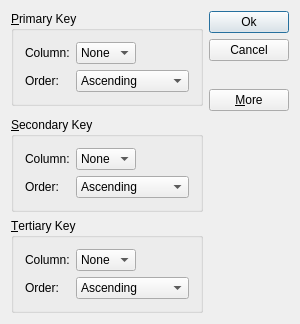
<?xml version="1.0" encoding="UTF-8"?>
<ui version="4.0">
 <class>sort_bridge</class>
 <widget class="QDialog" name="sort_bridge">
  <property name="geometry">
   <rect>
    <x>0</x>
    <y>0</y>
    <width>300</width>
    <height>324</height>
   </rect>
  </property>
  <property name="windowTitle">
   <string>Sort</string>
  </property>
  <layout class="QGridLayout" name="gridLayout_4">
   <item row="1" column="0">
    <spacer name="verticalSpacer_2">
     <property name="orientation">
      <enum>Qt::Vertical</enum>
     </property>
     <property name="sizeHint" stdset="0">
      <size>
       <width>20</width>
       <height>0</height>
      </size>
     </property>
    </spacer>
   </item>
   <item row="0" column="1" rowspan="2">
    <layout class="QVBoxLayout" name="verticalLayout">
     <item>
      <widget class="QPushButton" name="okButton">
       <property name="text">
        <string>Ok</string>
       </property>
       <property name="default">
        <bool>true</bool>
       </property>
      </widget>
     </item>
     <item>
      <widget class="QPushButton" name="cancelButton">
       <property name="text">
        <string>Cancel</string>
       </property>
      </widget>
     </item>
     <item>
      <spacer name="verticalSpacer">
       <property name="orientation">
        <enum>Qt::Vertical</enum>
       </property>
       <property name="sizeHint" stdset="0">
        <size>
         <width>20</width>
         <height>0</height>
        </size>
       </property>
      </spacer>
     </item>
     <item>
      <widget class="QPushButton" name="moreButton">
       <property name="text">
        <string>&amp;More</string>
       </property>
       <property name="checkable">
        <bool>true</bool>
       </property>
      </widget>
     </item>
    </layout>
   </item>
   <item row="0" column="0">
    <widget class="QGroupBox" name="primaryGroupBox">
     <property name="title">
      <string>&amp;Primary Key</string>
     </property>
     <layout class="QGridLayout" name="gridLayout">
      <item row="0" column="0">
       <widget class="QLabel" name="label">
        <property name="text">
         <string>Column:</string>
        </property>
       </widget>
      </item>
      <item row="0" column="1">
       <widget class="QComboBox" name="primaryColumnCombo">
        <item>
         <property name="text">
          <string>None</string>
         </property>
        </item>
       </widget>
      </item>
      <item row="0" column="2">
       <spacer name="horizontalSpacer">
        <property name="orientation">
         <enum>Qt::Horizontal</enum>
        </property>
        <property name="sizeHint" stdset="0">
         <size>
          <width>40</width>
          <height>20</height>
         </size>
        </property>
       </spacer>
      </item>
      <item row="1" column="0">
       <widget class="QLabel" name="label_2">
        <property name="text">
         <string>Order:</string>
        </property>
       </widget>
      </item>
      <item row="1" column="1" colspan="2">
       <widget class="QComboBox" name="primaryOrderCombo">
        <item>
         <property name="text">
          <string>Ascending</string>
         </property>
        </item>
        <item>
         <property name="text">
          <string>Descending</string>
         </property>
        </item>
       </widget>
      </item>
     </layout>
    </widget>
   </item>
   <item row="3" column="0">
    <widget class="QGroupBox" name="tertiaryGroupBox">
     <property name="title">
      <string>&amp;Tertiary Key</string>
     </property>
     <layout class="QGridLayout" name="gridLayout_3">
      <item row="0" column="0">
       <widget class="QLabel" name="label_5">
        <property name="text">
         <string>Column:</string>
        </property>
       </widget>
      </item>
      <item row="0" column="1">
       <widget class="QComboBox" name="tertiaryColumnCombo">
        <item>
         <property name="text">
          <string>None</string>
         </property>
        </item>
       </widget>
      </item>
      <item row="0" column="2">
       <spacer name="horizontalSpacer_3">
        <property name="orientation">
         <enum>Qt::Horizontal</enum>
        </property>
        <property name="sizeHint" stdset="0">
         <size>
          <width>40</width>
          <height>20</height>
         </size>
        </property>
       </spacer>
      </item>
      <item row="1" column="0">
       <widget class="QLabel" name="label_6">
        <property name="text">
         <string>Order:</string>
        </property>
       </widget>
      </item>
      <item row="1" column="1" colspan="2">
       <widget class="QComboBox" name="tertiaryOrderCombo">
        <item>
         <property name="text">
          <string>Ascending</string>
         </property>
        </item>
        <item>
         <property name="text">
          <string>Descending</string>
         </property>
        </item>
       </widget>
      </item>
     </layout>
    </widget>
   </item>
   <item row="2" column="0">
    <widget class="QGroupBox" name="secondaryGroupBox">
     <property name="title">
      <string>&amp;Secondary Key</string>
     </property>
     <layout class="QGridLayout" name="gridLayout_2">
      <item row="0" column="0">
       <widget class="QLabel" name="label_3">
        <property name="text">
         <string>Column:</string>
        </property>
       </widget>
      </item>
      <item row="0" column="1">
       <widget class="QComboBox" name="secondaryColumnCombo">
        <item>
         <property name="text">
          <string>None</string>
         </property>
        </item>
       </widget>
      </item>
      <item row="0" column="2">
       <spacer name="horizontalSpacer_2">
        <property name="orientation">
         <enum>Qt::Horizontal</enum>
        </property>
        <property name="sizeHint" stdset="0">
         <size>
          <width>40</width>
          <height>20</height>
         </size>
        </property>
       </spacer>
      </item>
      <item row="1" column="0">
       <widget class="QLabel" name="label_4">
        <property name="text">
         <string>Order:</string>
        </property>
       </widget>
      </item>
      <item row="1" column="1" colspan="2">
       <widget class="QComboBox" name="secondaryOrderCombo">
        <item>
         <property name="text">
          <string>Ascending</string>
         </property>
        </item>
        <item>
         <property name="text">
          <string>Descending</string>
         </property>
        </item>
       </widget>
      </item>
     </layout>
    </widget>
   </item>
  </layout>
 </widget>
 <layoutdefault spacing="6" margin="11"/>
 <tabstops>
  <tabstop>primaryColumnCombo</tabstop>
  <tabstop>primaryOrderCombo</tabstop>
  <tabstop>secondaryColumnCombo</tabstop>
  <tabstop>secondaryOrderCombo</tabstop>
  <tabstop>tertiaryColumnCombo</tabstop>
  <tabstop>tertiaryOrderCombo</tabstop>
  <tabstop>okButton</tabstop>
  <tabstop>cancelButton</tabstop>
  <tabstop>moreButton</tabstop>
 </tabstops>
 <resources/>
 <connections>
  <connection>
   <sender>okButton</sender>
   <signal>clicked()</signal>
   <receiver>sort_bridge</receiver>
   <slot>accept()</slot>
   <hints>
    <hint type="sourcelabel">
     <x>362</x>
     <y>24</y>
    </hint>
    <hint type="destinationlabel">
     <x>383</x>
     <y>184</y>
    </hint>
   </hints>
  </connection>
  <connection>
   <sender>cancelButton</sender>
   <signal>clicked()</signal>
   <receiver>sort_bridge</receiver>
   <slot>reject()</slot>
   <hints>
    <hint type="sourcelabel">
     <x>329</x>
     <y>58</y>
    </hint>
    <hint type="destinationlabel">
     <x>337</x>
     <y>192</y>
    </hint>
   </hints>
  </connection>
  <connection>
   <sender>moreButton</sender>
   <signal>toggled(bool)</signal>
   <receiver>secondaryGroupBox</receiver>
   <slot>setVisible(bool)</slot>
   <hints>
    <hint type="sourcelabel">
     <x>346</x>
     <y>139</y>
    </hint>
    <hint type="destinationlabel">
     <x>239</x>
     <y>197</y>
    </hint>
   </hints>
  </connection>
  <connection>
   <sender>moreButton</sender>
   <signal>toggled(bool)</signal>
   <receiver>tertiaryGroupBox</receiver>
   <slot>setVisible(bool)</slot>
   <hints>
    <hint type="sourcelabel">
     <x>385</x>
     <y>141</y>
    </hint>
    <hint type="destinationlabel">
     <x>292</x>
     <y>310</y>
    </hint>
   </hints>
  </connection>
 </connections>
</ui>
